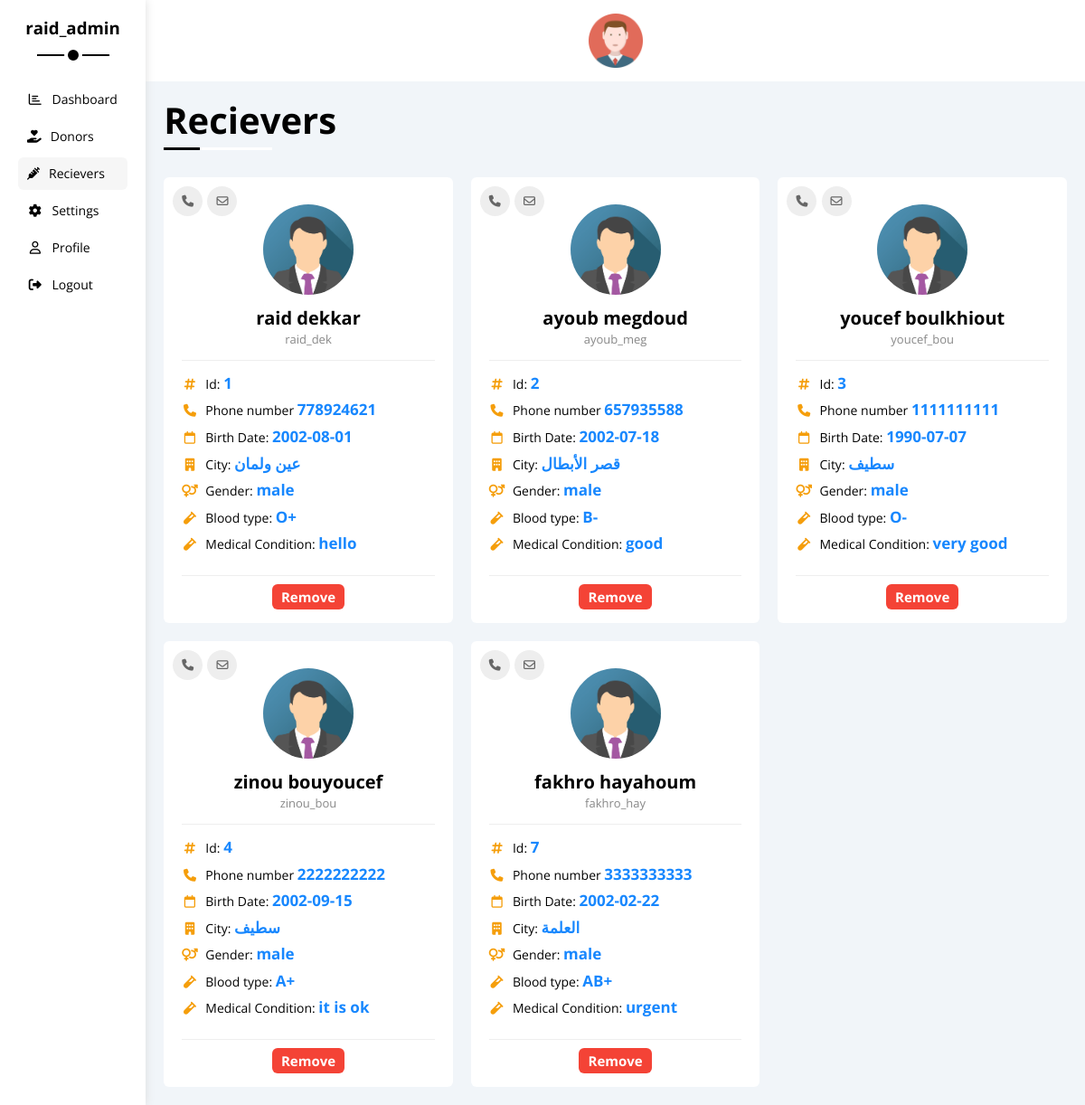
The app's page /recievers.php (signed in) with its own data.
### tables this page shows
CREATE TABLE `recievers` (
  `id` int(20) NOT NULL,
  `phone_number_r` varchar(20) NOT NULL,
  `birth_date_r` date NOT NULL,
  `city_r` varchar(20) NOT NULL,
  `gender_r` varchar(10) NOT NULL,
  `blood_type_r` varchar(10) NOT NULL,
  `medical_condition` varchar(50) NOT NULL
);

CREATE TABLE `users` (
  `id` int(11) NOT NULL,
  `first_name` varchar(20) NOT NULL,
  `last_name` varchar(20) NOT NULL,
  `user_name` varchar(20) NOT NULL,
  `email` varchar(40) NOT NULL,
  `password` varchar(20) NOT NULL,
  `md5_pass` varchar(50) NOT NULL
);

### admin-post.php (called while the page is built, shortened)
<?php
    if (isset($_SESSION['id_ad']) && isset($_SESSION['user_name_ad'])) {
        $sql10 = "SELECT recievers.id, users.first_name, users.last_name, users.user_name FROM recievers, users WHERE recievers.id=users.id ORDER BY recievers.id";
        $result10 = mysqli_query($conn, $sql10);
        $sql11 = "SELECT * FROM recievers ORDER BY id";
        $result11 = mysqli_query($conn, $sql11);
    }
    else{
        header("Location: admin.php");
        exit();
    }
?>

### recievers.php (the view, shortened to what this page needs)
<?php
    include("admin-post.php");
    if (isset($_SESSION['id_ad']) && isset($_SESSION['user_name_ad'])) {
?>
<!DOCTYPE html>
<html lang="en">
<head>
      <link rel="stylesheet" href="css/all.min.css" />
      <link rel="stylesheet" href="css/framework.css" />
      <link rel="stylesheet" href="css/admin.css" />
      <link rel="stylesheet" href="css/home.css" />
      <link rel="stylesheet" href="css/normalize.css">
</head>
<body>
  <div class="page d-flex">
        <div class="sidebar bg-white p-20 p-relative">
            <h3 class="p-relative txt-c mt-0">
            <?php echo "{$_SESSION["user_name_ad"]}";?>
            </h3>
          <ul>
            <li>
              <a class="d-flex align-center fs-14 c-black rad-6 p-10" href="admin.php">
                <i class="fa-regular fa-chart-bar fa-fw"></i>
                <span>Dashboard</span>
              </a>
            </li>
            <li>
              <a class="d-flex align-center fs-14 c-black rad-6 p-10" href="donors.php">
                <i class="fa-solid fa-hand-holding-heart"></i>
                <span>Donors</span>
              </a>
            </li>
            <li>
              <a class="active d-flex align-center fs-14 c-black rad-6 p-10" href="recievers.php">
                <i class="fa-solid fa-syringe"></i>
                <span>Recievers</span>
              </a>
           </li>
            <li>
              <a class="d-flex align-center fs-14 c-black rad-6 p-10" href="settings.php">
                <i class="fa-solid fa-gear fa-fw"></i>
                <span>Settings</span>
              </a>
            </li>
            <li>
              <a class="d-flex align-center fs-14 c-black rad-6 p-10" href="profile.php">
                <i class="fa-regular fa-user fa-fw"></i>
                <span>Profile</span>
              </a>
            </li>
            <li>
              <a class="d-flex align-center fs-14 c-black rad-6 p-10" href="logout.php">
                <i class="fa-solid fa-right-from-bracket fa-fw"></i>
                <span>Logout</span>
              </a>
            </li>
          </ul>
        </div>
      <div class="content w-full">
          <div class="head bg-white p-15 between-flex">
            <div class="icons d-flex align-center">
              <div class="profile-dropdown">
               <div class="menu-container">
                  <div class="profile-pic">
                     <img src="imgs/profile-pic.png" />
                  </div>
               </div>
              </div>
            </div>
          </div>
          <h1 class="p-relative">Recievers</h1>
          <div class="friends-page d-grid m-20 gap-20">
          <?php
            while($rows11 = mysqli_fetch_assoc($result11)) {
              $temp_id_r = $rows11["id"];
              while($rows10 = mysqli_fetch_assoc($result10)) {
          ?>
            <div class="friend bg-white rad-6 p-20 p-relative">
                <div class="contact">
                    <i class="fa-solid fa-phone"></i>
                    <i class="fa-regular fa-envelope"></i>
                </div>
                <div class="txt-c">
                    <?php if($rows11["gender_r"] == 'male'){ ?>
                       <img class="rad-half mt-10 mb-10 w-100 h-100" src="imgs/team-01.png" alt="" />
                    <?php } ?>
                    <h4 class="m-0"><?php echo  $rows10["first_name"] . " ";?><?php echo  $rows10["last_name"];?></h4>
                    <p class="c-grey fs-13 mt-5 mb-0"><?php echo  $rows10["user_name"] ;?></p>
                </div>
                <?php
                  break;
                  }
                ?>
                <div class="icons fs-14 p-relative">
                    <div class="mb-10">
                        <i class="fa-solid fa-hashtag fa-fw"></i>
                        <span>Id: </span>
                        <span class="field"><?php echo  $rows11["id"];?></span>
                    </div>
                    <div class="mb-10">
                        <i class="fa-solid fa-phone fa-fw"></i>
                        <span>Phone number</span>
                        <span class="field"><?php echo  $rows11["phone_number_r"];?></span>
                    </div>
                    <div class="mb-10">
                        <i class="fa-regular fa-calendar fa-fw"></i>
                        <span>Birth Date: </span>
                        <span class="field"><?php echo  $rows11["birth_date_r"];?></span>
                    </div>
                    <div class="mb-10">
                        <i class="fa-solid fa-building fa-fw"></i>
                        <span>City: </span>
                        <span class="field"><?php echo  $rows11["city_r"];?></span>
                    </div>
                    <div class="mb-10">
                        <i class="fa-solid fa-venus-mars fa-fw"></i>
                        <span>Gender: </span>
                        <span class="field"><?php echo  $rows11["gender_r"];?></span>
                    </div>
                    <div class="mb-10">
                        <i class="fa-solid fa-vial fa-fw"></i>
                        <span>Blood type:</span>
                        <span class="field"><?php echo  $rows11["blood_type_r"];?></span>
                    </div>
                    <div class="mb-10">
                        <i class="fa-solid fa-vial fa-fw"></i>
                        <span>Medical Condition:</span>
                        <span class="field"><?php echo  $rows11["medical_condition"];?></span>
                    </div>
                </div>
                <div class="info between-flex fs-13">
                    <div>
                        <a class="bg-red c-white btn-shape" <?php echo "href='recievers.php?rm-reciever-id=$temp_id_r' " ?> style="border: none;cursor:pointer;font-size: 15px;font-weight: bold;padding: 4px 10px;">Remove</a>
                    </div>
                </div>
            </div>
            <?php
            }
            ?>
          </div>
        </div>
    </div>
</body>
</html>
<?php
  }
  else {
    echo "Error retrieving user's information from database.";
  }
?>

### css/framework.css (style rules this page uses)
:root { --blue-color: #0075ff; --blue-alt-color: #0d69d5; --orange-color: #f59e0b; --green-color: #22c55e; --red-color: #f44336; --grey-color: #888; }
.d-flex { display: flex; }
.align-center { align-items: center; }
.d-grid { display: grid; }
.gap-20 { gap: 20px; }
.p-10 { padding: 10px; }
.p-15 { padding: 15px; }
.p-20 { padding: 20px; }
.m-0 { margin: 0; }
.m-20 { margin: 20px; }
.mt-0 { margin-top: 0; }
.mt-5 { margin-top: 5px; }
.mt-10 { margin-top: 10px; }
.mb-10 { margin-bottom: 10px; }
.c-black { color: black; }
.c-white { color: white; }
.c-grey { color: var(--grey-color); }
.bg-red { background-color: var(--red-color); }
.bg-white { background-color: white; }
.p-relative { position: relative; }
.txt-c { text-align: center; }
.fs-13 { font-size: 13px; }
.fs-14 { font-size: 14px; }
.rad-6 { border-radius: 6px; }
.rad-half { border-radius: 50%; }
.w-full { width: 100%; }
.w-100 { width: 100px; }
.h-100 { height: 100px; }
.between-flex { display: flex; align-items: center; justify-content: space-evenly; }
.btn-shape { padding: 4px 10px; border-radius: 6px; }

### css/admin.css (style rules this page uses)
:root { --main-color: #3aa2ff; --main-color-alt: #1787fe; --main-transition: 0.3s; --main-padding-top: 80px; --main-padding-bottom: 80px; --secondary-color: #ff1a41; --blue-color: #0075ff; --blue-alt-color: #0d69d5; --orange-color: #f59e0b; --green-color: #22c55e; --red-color: #f44336; --grey-color: #888; }
* { -webkit-box-sizing: border-box; -moz-box-sizing: border-box; box-sizing: border-box; }
body { font-family: "Open Sans", sans-serif; background-color: #d3e7fc; }
html { scroll-behavior: smooth; }
a { text-decoration: none; }
ul { list-style: none; margin: 0; padding: 0; }
.content { font-size: 20px; }
.page { background-color: #f1f5f9; min-height: 100vh; }
.sidebar { width: 180px; box-shadow: 0 0 10px #ddd; }
.sidebar > h3 { margin-bottom: 50px; }
.sidebar > h3::before, .sidebar > h3::after { content: ""; background-color: black; transform: translateX(-50%); position: absolute; left: 50%; }
.sidebar > h3::before { width: 80px; height: 2px; bottom: -20px; }
.sidebar > h3::after { bottom: -29px; width: 12px; height: 12px; border-radius: 50%; border: 4px solid white; }
.sidebar ul li a { transition: 0.3s; margin-bottom: 5px; }
.sidebar ul li a:hover, .sidebar ul li a.active { background-color: #f6f6f6; }
.sidebar ul li a span { font-size: 14px; margin-left: 10px; }
.content { overflow: hidden; }
.head .icons img { width: 40px; height: 40px; }
.page h1 { margin: 20px 20px 40px; }
.page h1::before, .page h1::after { content: ""; height: 3px; position: absolute; bottom: -10px; left: 0; }
.page h1::before { background-color: white; width: 120px; }
.page h1::after { background-color: black; width: 40px; }
.friends-page { grid-template-columns: repeat(auto-fill, minmax(300px, 1fr)); }
.friends-page .contact { position: absolute; left: 10px; top: 10px; }
.friends-page .contact i { background-color: #eee; padding: 10px; border-radius: 50%; color: #666; font-size: 13px; cursor: pointer; transition: 0.3s; }
.friends-page .friend .icons { border-top: 1px solid #eee; border-bottom: 1px solid #eee; margin-top: 15px; margin-bottom: 15px; padding-top: 15px; padding-bottom: 15px; }
.friends-page .friend .icons i { margin-right: 5px; color: var(--orange-color); }
.friends-page .friend .icons .field { font-weight: bold; font-size: 17px; color: var(--main-color-alt); }
.profile-dropdown { z-index: 30; }
.profile-dropdown .menu-container { position: relative; }
.profile-dropdown .profile-pic { position: relative; width: 80px; height: 64px; cursor: pointer; }
.profile-dropdown .profile-pic img { position: absolute; top: 0; left: 0; width: 80%; height: 100%; object-fit: cover; }

### css/home.css (style rules this page uses)
:root { --main-color:#3AA2FF; --main-color-alt: #1787FE; --main-transition: 0.3s; --main-padding-top: 80px; --main-padding-bottom: 80px; --secondary-color: #ff1a41; }
* { -webkit-box-sizing: border-box; -moz-box-sizing: border-box; box-sizing: border-box; }
body { font-family: 'Open Sans', sans-serif; background-color: #d3e7fc; }
html { scroll-behavior: smooth; }
a { text-decoration: none; }
ul { list-style: none; margin: 0; padding: 0; }
.profile-dropdown { z-index: 30; }
.profile-dropdown .menu-container { position: relative; }
.profile-dropdown .profile-pic { position: relative; width: 60px; height: 60px; overflow: hidden; cursor: pointer; }
.profile-dropdown .profile-pic img { position: absolute; top: 0; left: 0; width: 100%; height: 100%; object-fit: cover; }

### records on screen
recievers: users.first_name "raid", users.last_name "dekkar", users.user_name "raid_dek", id "1", phone_number_r "778924621", birth_date_r "2002-08-01", city_r "عين ولمان", gender_r "male", blood_type_r "O+", medical_condition "hello"
recievers: users.first_name "ayoub", users.last_name "megdoud", users.user_name "ayoub_meg", id "2", phone_number_r "657935588", birth_date_r "2002-07-18", city_r "قصر الأبطال", gender_r "male", blood_type_r "B-", medical_condition "good"
recievers: users.first_name "youcef", users.last_name "boulkhiout", users.user_name "youcef_bou", id "3", phone_number_r "1111111111", birth_date_r "1990-07-07", city_r "سطيف", gender_r "male", blood_type_r "O-", medical_condition "very good"
recievers: users.first_name "zinou", users.last_name "bouyoucef", users.user_name "zinou_bou", id "4", phone_number_r "2222222222", birth_date_r "2002-09-15", city_r "سطيف", gender_r "male", blood_type_r "A+", medical_condition "it is ok"
recievers: users.first_name "fakhro", users.last_name "hayahoum", users.user_name "fakhro_hay", id "7", phone_number_r "3333333333", birth_date_r "2002-02-22", city_r "العلمة", gender_r "male", blood_type_r "AB+", medical_condition "urgent"

### other values on screen
$_SESSION["user_name_ad"] "raid_admin"
